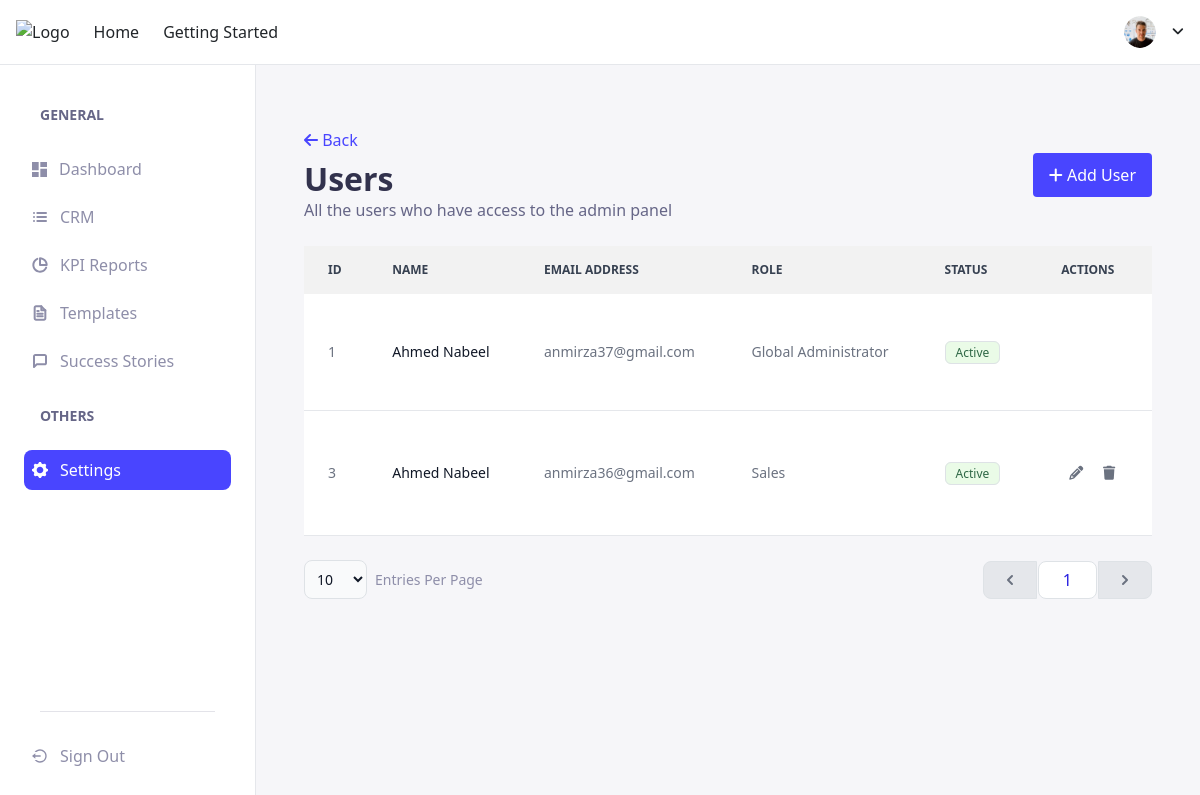
Screenshot of /settings/users/ (signed in) with the database file from the repository.
### core/models/custom_user_model.py (models this page shows, shortened)
class UserAccount(AbstractUser, PermissionsMixin):
    email = models.EmailField(max_length=255, unique=True)
    username = models.CharField(
        max_length=255, unique=False, blank=True, null=True)
    first_name = models.CharField(max_length=255, null=False, blank=False)
    last_name = models.CharField(max_length=255, null=False, blank=False)
    role = models.ForeignKey(
        Role, on_delete=models.SET_DEFAULT, default=1, null=False, blank=False)
    objects = UserAccountManager()
    USERNAME_FIELD = 'email'
    EMAIL_FIELD = 'email'
    REQUIRED_FIELDS = ['first_name', 'last_name']

### core/models/roles_models.py (models this page shows, shortened)
class Role(models.Model):
    name = models.CharField(max_length=10,
                            blank=False, null=False)
    description = models.TextField(blank=True, null=True)

### core/views/dashboard_view.py (the view)
# urls.py: path('settings/users/', views.user_listing, name='users'),
def user_listing(request):
    my_model = User.objects.all()
    if request.method == 'POST':
        page_n = request.POST.get('page_n', None)
        page_size = request.POST.get('size', None)
        if page_n is not None and page_size is not None:
            paginatorr = Paginator(my_model, page_size)
            results = list(paginatorr.page(
                page_n).object_list.values('id', 'first_name', 'last_name', 'email', 'role__name', 'role', 'is_active'))
            users = paginatorr.page(page_n)
            has_next = users.has_next()
            has_previous = users.has_previous()
            next_page_number = users.next_page_number() if has_next else None
            num_pages = users.paginator.num_pages
            numbers = users.number
            page_range = list(users.paginator.page_range)
            previous_page_number = users.previous_page_number() if has_previous else None
            context = {
                'has_next': has_next,
                'has_previous': has_previous,
                'next_page_number': next_page_number,
                'num_pages': num_pages,
                'current_page_number': numbers,
                'page_range': page_range,
                'previous_page_number': previous_page_number
            }
        else:
            paginatorr = Paginator(my_model, page_size)
            results = list(paginatorr.page(1).object_list.values(
                'id', 'first_name', 'last_name', 'email', 'role__name', 'role', 'is_active'))
            users = paginatorr.page(1)
            has_next = users.has_next()
            has_previous = users.has_previous()
            next_page_number = users.next_page_number() if has_next else None
            num_pages = users.paginator.num_pages
            numbers = users.number
            page_range = list(users.paginator.page_range)
            previous_page_number = users.previous_page_number() if has_previous else None
            context = {
                'has_next': has_next,
                'has_previous': has_previous,
                'next_page_number': next_page_number,
                'num_pages': num_pages,
                'current_page_number': numbers,
                'page_range': page_range,
                'previous_page_number': previous_page_number
            }
        return JsonResponse({"results": results, 'context': context})
    else:
        number_of_item = 2
        paginatorr = Paginator(my_model, number_of_item)
        first_page = paginatorr.page(1).object_list
        page_range = paginatorr.page_range
        hasPrevios = paginatorr.page(1).has_previous
        hasNext = paginatorr.page(1).has_next
        users = paginatorr.page(1)
        context = {
            'users': users,
            'has_previos': hasPrevios,
            'has_next': hasNext,
            'first_page': first_page,
            'page_range': page_range,
            'page_size': number_of_item
        }
    return render(request, 'users.html', context)

### core/templates/users.html (shortened to what this page needs)
{% extends 'base.html' %} {% load static %} {% block title %}Users{% endblock %}
{% block content %}
<div>
  <div class="flex justify-between items-center mb-4">
    <div>
      <button onclick="goBack()" class="text-[#4945FF] pb-2" id="backButton2">
        <i class="fa fa-arrow-left"></i> Back
      </button>
      <h1 class="text-[#32324D] font-[700] text-[32px]">Users</h1>
      <p class="text-[#666687] font-[400] text-[16px]">
        All the users who have access to the admin panel
      </p>
    </div>
    <a
      href="{% url 'add-user' %}"
      id="addUserButton"
      class="hover:bg-[#27329f] text-[#ffffff] bg-[#4945FF] px-[16px] py-[10px] rounded-[4px]"
    >
      <i class="fa fa-plus"></i> Add User
    </a>
  </div>
  <div class="sm:rounded-lg">
    <table class="w-full text-sm text-left text-gray-500">
      <thead class="text-xs text-gray-700 uppercase bg-[#f2f2f2]">
        <tr>
          <th scope="col" class="px-6 py-3">ID</th>
          <th scope="col" class="px-6 py-3">NAME</th>
          <th scope="col" class="px-6 py-3">EMAIL ADDRESS</th>
          <th scope="col" class="px-6 py-3">ROLE</th>
          <th scope="col" class="px-6 py-3">STATUS</th>
          <th scope="col" class="px-6 py-3">ACTIONS</th>
        </tr>
      </thead>
      <tbody id="userTable">
        {% for i in first_page %}
        <tr class="bg-white border-b">
          <td class="px-6 py-5">{{i.id}}</td>
          <th
            scope="row"
            class="px-6 py-4 font-medium text-gray-900 whitespace-nowrap"
          >
            {{i.first_name}} {{i.last_name}}
          </th>
          <td class="px-6 py-5">{{i.email}}</td>
          <td class="px-6 py-5">{{i.role.name}}</td>
          <td class="px-6 py-5">
            {% if i.is_active %}
            <span
              class="bg-[#EAFBE7] border-[#C6F0C2] border text-[#2F6846] text-xs font-medium mr-2 px-2.5 py-0.5 rounded"
              >Active</span
            >
            {% else %}
            <span
              class="bg-[#F6ECFC] text-[#8312D1] border-[#E0C1F4] border text-xs font-medium mr-2 px-2.5 py-0.5 rounded"
              >Inactive</span
            >
            {% endif %}
          </td>
          <td class="px-6 py-5">
            {% if i.role.name != 'Global Administrator' %}
            <a
              href="{% url 'edit-user' i.id %}"
              class="font-medium rounded-full py-1 px-2"
              ><i class="fa fa-pencil"></i
            ></a>
            <button data-modal-target="{{i.id}}" data-modal-toggle="{{i.id}}" data-modal="{{i.id}}" class="font-medium rounded-full py-1 px-2 hover:text-[#4945FF]"
              ><i class="fa fa-trash"></i
            ></button>
            {% endif %}
          </td>
        </tr>
        {% endfor %}
      </tbody>
    </table>
  </div>
    <nav
      class="flex items-center justify-between pt-4"
      aria-label="Table navigation"
    >
      <div class="flex items-center">
        <select
          id="select"
          class="block p-2 text-sm text-gray-900 border border-[#EAEAEF] rounded-lg bg-gray-50 focus:ring-blue-500 focus:border-blue-500"
        >
          <option value="2">10</option>
        </select>
        <label
          for="select"
          class="block ml-2 text-sm font-medium text-[#8E8EA9]"
          >Entries Per Page</label
        >
      </div>
      <ul class="paginator inline-flex items-center space-x-px">
        {% if users.has_previous %}
        <li>
          <a
            href="{{users.previous_page_number}}"
            class="ajax-page block px-3 py-2 ml-0 leading-tight text-gray-500 bg-white border border-gray-300 rounded-l-lg hover:bg-gray-100 hover:text-gray-700"
          >
            <span class="sr-only">Previous</span>
            <svg
              class="w-5 h-5"
              aria-hidden="true"
              fill="currentColor"
              viewBox="0 0 20 20"
              xmlns="http://www.w3.org/2000/svg"
            >
              <path
                fill-rule="evenodd"
                d="M12.707 5.293a1 1 0 010 1.414L9.414 10l3.293 3.293a1 1 0 01-1.414 1.414l-4-4a1 1 0 010-1.414l4-4a1 1 0 011.414 0z"
                clip-rule="evenodd"
              ></path>
            </svg>
          </a>
        </li>
        {% else %}
        <li>
          <a
            disabled
            class="block px-3 py-2 ml-0 leading-tight text-gray-500 bg-gray-200 border border-gray-300 rounded-l-lg"
          >
            <svg
              class="w-5 h-5"
              aria-hidden="true"
              fill="currentColor"
              viewBox="0 0 20 20"
              xmlns="http://www.w3.org/2000/svg"
            >
              <path
                fill-rule="evenodd"
                d="M12.707 5.293a1 1 0 010 1.414L9.414 10l3.293 3.293a1 1 0 01-1.414 1.414l-4-4a1 1 0 010-1.414l4-4a1 1 0 011.414 0z"
                clip-rule="evenodd"
              ></path>
            </svg>
          </a>
        </li>
        {% endif %}
        <li>
          <p
            class="px-4 py-1.5 bg-[#ffffff] border-gray-400 border rounded-lg text-[#271FE0]"
          >
            {{users.number}}
          </p>
        </li>
        {% if users.has_next %}
        <li>
          <a
            href="{{users.next_page_number}}"
            class="ajax-page block px-3 py-2 leading-tight text-gray-500 bg-white border border-gray-300 rounded-r-lg hover:bg-gray-100 hover:text-gray-700"
          >
            <span class="sr-only">Next</span>
            <svg
              class="w-5 h-5"
              aria-hidden="true"
              fill="currentColor"
              viewBox="0 0 20 20"
              xmlns="http://www.w3.org/2000/svg"
            >
              <path
                fill-rule="evenodd"
                d="M7.293 14.707a1 1 0 010-1.414L10.586 10 7.293 6.707a1 1 0 011.414-1.414l4 4a1 1 0 010 1.414l-4 4a1 1 0 01-1.414 0z"
                clip-rule="evenodd"
              ></path>
            </svg>
          </a>
        </li>
        {%else%}
        <li>
          <a
            disabled
            class="block px-3 py-2 ml-0 leading-tight text-gray-500 bg-gray-200 border border-gray-300 rounded-r-lg"
          >
            <svg
              class="w-5 h-5"
              aria-hidden="true"
              fill="currentColor"
              viewBox="0 0 20 20"
              xmlns="http://www.w3.org/2000/svg"
            >
              <path
                fill-rule="evenodd"
                d="M7.293 14.707a1 1 0 010-1.414L10.586 10 7.293 6.707a1 1 0 011.414-1.414l4 4a1 1 0 010 1.414l-4 4a1 1 0 01-1.414 0z"
                clip-rule="evenodd"
              ></path>
            </svg>
          </a>
        </li>
        {% endif %}
      </ul>
    </nav>
  </div>
</div>
{% endblock %}

### rows the page displays
UserAccount: id "1", first_name "Ahmed", last_name "Nabeel", email "anmirza37@gmail.com", role.name "Global Administrator", is_active "Active"
UserAccount: id "3", first_name "Ahmed", last_name "Nabeel", email "anmirza36@gmail.com", role.name "Sales", is_active "Active"

### other values shown
{{ users.number }} "1"
